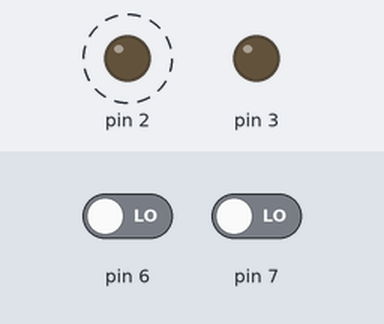
A sketch run on a simulated Arduino Uno, built with avr-gcc and run on an emulated ATmega328P. Parts: output pins drawn as LEDs (lit = HIGH). Dashed ring = blinking. The test bench sets the inputs (shaded band); at power-on: pin 7 LOW, pin 6 LOW. Pins used as bus, display or sensor lines are not drawn.

Above: at 5.9 s.
6.0 s: pin 7 driven HIGH
At 6.8 s:
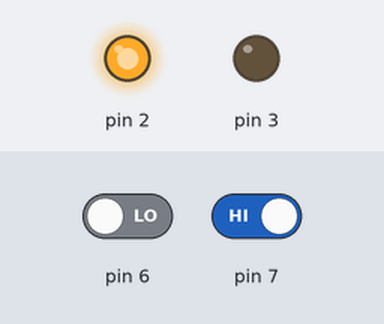
9.4 s: pin 7 driven LOW
At 10.2 s:
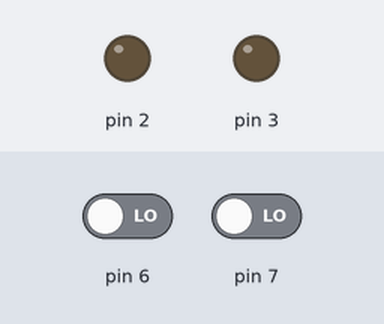
16.4 s: pin 6 driven HIGH
At 16.9 s:
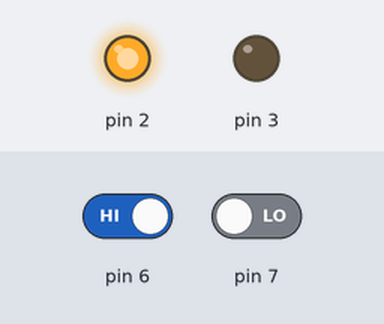
Timing chart, 0 to 19.4 s (numbered marks = the images above; inputs shaded):
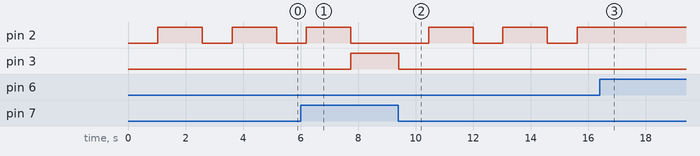

Measured:
- after the input at 6.0 s, pin 2: goes on until 7.7 s, then stays LOW; pin 3: LOW → HIGH after 1.7 s
- after the input at 9.4 s, pin 2: alternates HIGH for 1.5 s and LOW for 1.0 s, starting after 1.1 s; pin 3: HIGH → LOW at once
- after the input at 16.4 s, pin 2: stops changing and stays HIGH
- by itself, pin 2: alternates HIGH for 1.5 s and LOW for 1.0 s

The sketch:

car.ino
```cpp
#include <SoftwareSerial.h>
SoftwareSerial BTserial(4, 5); // RX | TX
// Connect the HC-05 TX to Arduino pin 4 RX.
// Connect the HC-05 RX to Arduino pin 5 TX through a voltage divider.
void stops()
{
        digitalWrite(0,LOW);
      digitalWrite(1,LOW);
      digitalWrite(2,LOW);
      digitalWrite(3,LOW);
      BTserial.println("object detected,vehicle stopping");
}

void right()
{
        digitalWrite(0,HIGH);
        digitalWrite(1,LOW);
        digitalWrite(2,LOW);
        digitalWrite(3,HIGH);
        BTserial.println("vehicle taking right");
}

void left()
{
          digitalWrite(0,LOW);
          digitalWrite(1,HIGH);
          digitalWrite(2,HIGH);
          digitalWrite(3,LOW);
          BTserial.println("vehicle taking left");
}

void moves()
{
         digitalWrite(0,LOW);
         digitalWrite(1,HIGH);
         digitalWrite(2,LOW);
         digitalWrite(3,HIGH);
         BTserial.println("vehhicle going forward");
}

void reverse()
{
         digitalWrite(0,HIGH);
         digitalWrite(1,LOW);
         digitalWrite(2,HIGH);
         digitalWrite(3,LOW);
         BTserial.println("vehicle taking reverse");
}

void motor(int l1 , int r1)
{
      if((l1==LOW)&&(r1==LOW))
    {
      stops();
      delay(1000);
      reverse();
      delay(1000);
      left();
      delay(500);


    } else if((l1==HIGH)&&(r1==LOW)) {
        //turns right
        right();

    } else if((l1==LOW)&&(r1==HIGH)) {
          //turns left
          left();

    } else if((l1==HIGH)&&(r1==HIGH)) {
          //Stop the Boot
          moves();

    }
}

void setup() {

  //left sensor output to arduno input
  pinMode(7,INPUT);
  //Right Sensor output to arduino input
  pinMode(6,INPUT);
  //output from audrino to motor drive
  //Right motor audrino to motor Drive
  pinMode(0,OUTPUT);
  pinMode(1,OUTPUT);
  //left Motor Arduino motor Drive
  pinMode(2,OUTPUT);
  pinMode(3,OUTPUT);
  Serial.begin(9600);
  BTserial.begin(9600);


}
  void loop() {
    //left sensor input
    int x=digitalRead(7);
    //Right Sensor Input
    int y=digitalRead(6);
    motor(x,y);

 }
```
